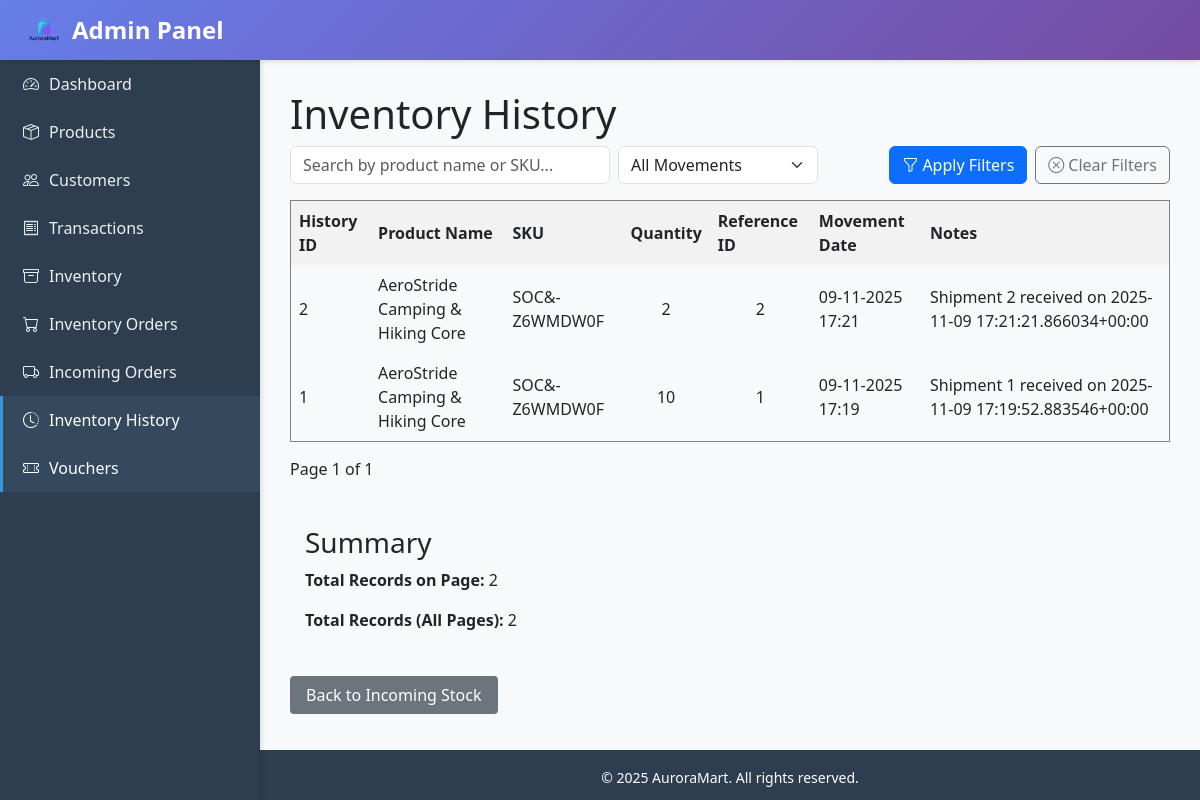
Before: /admin_panel/inventory-history/ with the older database file.
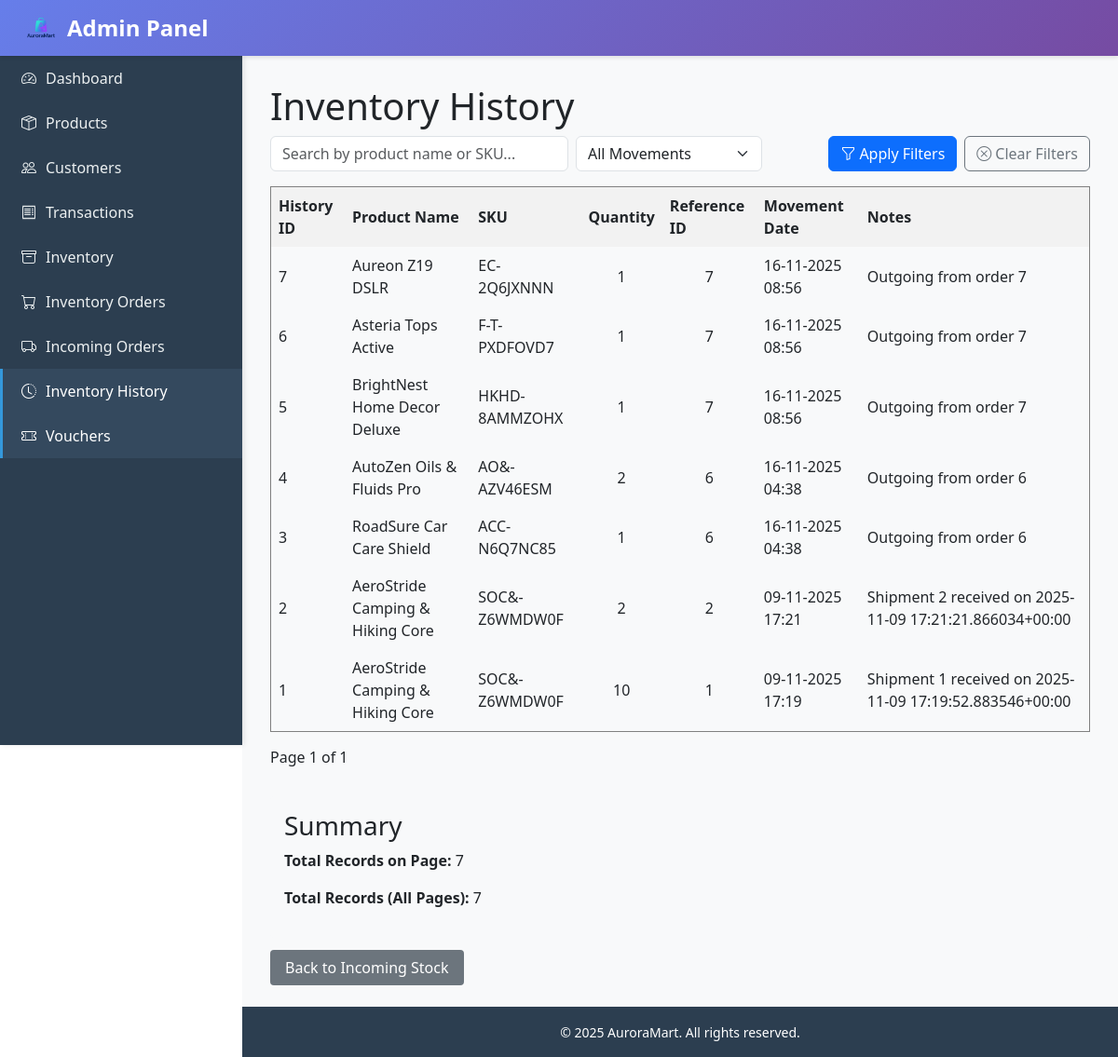
After: the same page with the newer database file.
### admin_panel/models.py (models this page shows, shortened)
class InventoryHistory(models.Model):
    MOVEMENT_TYPES = [
        ('incoming', 'Incoming'),
        ('outgoing', 'Outgoing'),
    ]
    history_id = models.AutoField(primary_key=True)
    product = models.ForeignKey(Product, on_delete=models.CASCADE, related_name='inventory_history')
    movement_type = models.CharField(max_length=20, choices=MOVEMENT_TYPES)
    quantity = models.PositiveIntegerField(validators=[MinValueValidator(1)])
    reference_id = models.PositiveIntegerField(null=True, blank=True)  # Shipment ID or Transaction ID
    movement_date = models.DateTimeField(auto_now_add=True)
    notes = models.TextField(blank=True, null=True)

### auroramart/models.py (models this page shows, shortened)
class Product(models.Model):
    sku = models.CharField(max_length=64, unique=True, verbose_name="SKU Code")
    name = models.CharField(max_length=255, verbose_name="Product Name")
    description = models.TextField(blank=True, verbose_name="Product Description")
    category = models.ForeignKey(
        Category, related_name="products", on_delete=models.PROTECT, verbose_name="Product Category"
    )
    subcategory = models.ForeignKey(
        SubCategory, related_name="products", on_delete=models.PROTECT, verbose_name="Product Subcategory"
    )
    quantity_on_hand = models.PositiveIntegerField(default=0, validators=[MinValueValidator(0)])
    reorder_quantity = models.PositiveIntegerField(default=10, validators=[MinValueValidator(0)])
    unit_price = models.DecimalField(
        max_digits=10, decimal_places=2, default=0.00, validators=[MinValueValidator(0)]
    )
    rating = models.DecimalField(
        max_digits=3,
        decimal_places=1,
        default=0.0,
        null=True,
        blank=True,
        validators=[MinValueValidator(0), MaxValueValidator(5)],
        verbose_name="Product Rating"
    )
    is_active = models.BooleanField(default=True)
    image_url = models.URLField(
        max_length=500,
        blank=True,
        null=True,
        verbose_name="Image URL",
        help_text="External image URL (e.g., from Google Images)"
    )
    image = models.ImageField(
        upload_to='products/',
        blank=True,
        null=True,
        verbose_name="Product Image",
        help_text="Upload a product image file"
    )
    class Meta:
        ordering = ["name"]
        indexes = [
            models.Index(fields=["sku"]),
            models.Index(fields=["is_active"]),
        ]

### admin_panel/views.py (the view)
# urls.py: path("inventory-history/", views.inventory_history, name="inventory_history"),
def inventory_history(request):
    history = InventoryHistory.objects.all().order_by('-movement_date')
    movement_filter = request.GET.get('movement_type', '')
    if movement_filter:
        history = history.filter(movement_type=movement_filter)
    search_query = request.GET.get('search', '')
    if search_query:
        history = history.filter(
            product__name__icontains=search_query
        ) | history.filter(
            product__sku__icontains=search_query
        )
    paginator = Paginator(history, 20)
    page_number = request.GET.get('page')
    page_obj = paginator.get_page(page_number)
    context = {
        'page_obj': page_obj,
        'movement_filter': movement_filter,
        'search_query': search_query,
    }
    return render(request, 'admin_panel/inventory_history.html', context)

### ecommercemodule/context_processors.py (called while the page is built)
def cart_item_count(request):
    cart = None
    if not hasattr(request, "session"):
        return {"cart_item_count": 0}
    if request.user.is_authenticated:
        profile, _ = Customer.objects.get_or_create(user=request.user)
        cart = Cart.objects.filter(customer=profile).first()
    else:
        session_key = request.session.session_key
        if not session_key:
            request.session.create()
            session_key = request.session.session_key
        cart = Cart.objects.filter(session_key=session_key).first()
    if not cart:
        return {"cart_item_count": 0}
    total = cart.items.aggregate(total=Sum("quantity"))["total"] or 0
    return {"cart_item_count": total}

### admin_panel/templates/admin_panel/inventory_history.html (shortened to what this page needs)
{% extends "base.html" %}
{% block content %}
<h1>Inventory History</h1>
<div class="mb-3">
    <form method="get" class="d-flex gap-2 align-items-center flex-wrap">
        <input type="text" name="search" placeholder="Search by product name or SKU..." value="{{ search_query }}" class="form-control" style="min-width:250px; max-width:320px;">
        <select name="movement_type" class="form-select" style="max-width:200px;">
            <option value="">All Movements</option>
        </select>
        <div class="ms-auto d-flex gap-2">
            <button type="submit" class="btn btn-primary">
                <i class="bi bi-funnel me-1"></i>Apply Filters
            </button>
            <a href="{% url 'admin_panel:inventory_history' %}" class="btn btn-outline-secondary">
                <i class="bi bi-x-circle me-1"></i>Clear Filters
            </a>
        </div>
    </form>
</div>
<table border="1" cellpadding="8" cellspacing="0" style="width:100%; border-collapse:collapse; margin-top:15px;">
    <thead>
        <tr style="background-color:#f2f2f2;">
            <th>History ID</th>
            <th>Product Name</th>
            <th>SKU</th>
            <th>Quantity</th>
            <th>Reference ID</th>
            <th>Movement Date</th>
            <th>Notes</th>
        </tr>
    </thead>
    <tbody>
        {% for record in page_obj %}
        <tr>
            <td>{{ record.history_id }}</td>
            <td>{{ record.product.name }}</td>
            <td>{{ record.product.sku }}</td>
            <td style="text-align:center;">{{ record.quantity }}</td>
            <td style="text-align:center;">
                {% if record.reference_id %}
                    {{ record.reference_id }}
                {% else %}
                    —
                {% endif %}
            </td>
            <td>{{ record.movement_date|date:"d-m-Y H:i" }}</td>
            <td>
                {% if record.notes %}
                    {{ record.notes }}
                {% else %}
                    —
                {% endif %}
            </td>
        </tr>
        {% empty %}
        <tr>
            <td colspan="7" style="text-align:center; padding:20px;">No inventory history records found.</td>
        </tr>
        {% endfor %}
    </tbody>
</table>
<div style="margin-top:15px;">
    Page {{ page_obj.number }} of {{ page_obj.paginator.num_pages }}
</div>
<div style="margin-top:30px; padding:15px; background-color:#f8f9fa; border-radius:4px;">
    <h3>Summary</h3>
    <p><strong>Total Records on Page:</strong> {{ page_obj|length }}</p>
    <p><strong>Total Records (All Pages):</strong> {{ page_obj.paginator.count }}</p>
</div>
<div style="margin-top:20px;">
    <a href="{% url 'admin_panel:incoming_stock' %}" style="padding:8px 16px; background-color:#6c757d; color:white; text-decoration:none; border-radius:4px; cursor:pointer;">
        Back to Incoming Stock
    </a>
</div>
{% endblock %}

Changed rows visible on the page:
added InventoryHistory: history_id "7", product.name "Aureon Z19 DSLR", product.sku "EC-2Q6JXNNN", quantity "1", reference_id "7", movement_date "16-11-2025 08:56", notes "Outgoing from order 7"
added InventoryHistory: history_id "6", product.name "Asteria Tops Active", product.sku "F-T-PXDFOVD7", quantity "1", reference_id "7", movement_date "16-11-2025 08:56", notes "Outgoing from order 7"
added InventoryHistory: history_id "5", product.name "BrightNest Home Decor Deluxe", product.sku "HKHD-8AMMZOHX", quantity "1", reference_id "7", movement_date "16-11-2025 08:56", notes "Outgoing from order 7"
added InventoryHistory: history_id "4", product.name "AutoZen Oils & Fluids Pro", product.sku "AO&-AZV46ESM", quantity "2", reference_id "6", movement_date "16-11-2025 04:38", notes "Outgoing from order 6"
added InventoryHistory: history_id "3", product.name "RoadSure Car Care Shield", product.sku "ACC-N6Q7NC85", quantity "1", reference_id "6", movement_date "16-11-2025 04:38", notes "Outgoing from order 6"
Other visible differences:
{{ page_obj|length }}: "2" → "7"
{{ page_obj.paginator.count }}: "2" → "7"
